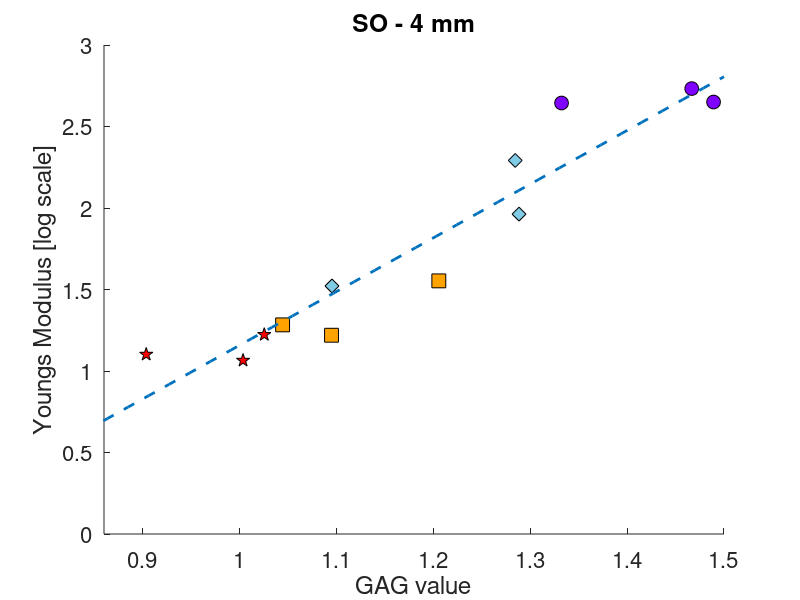

Write MATLAB code to recreate this figure.
clearvars

load('data_matrix_raman_cartilage.mat');

%% Individual spectra and sample

% time 00

sample_102_mech = (657.7951082 + 422.4702217)/2;
sample_102_so1 = mean(max(so1_spectra(so1_tag == 1, 260:294), [], 2));
sample_102_so2 = mean(max(so2_spectra(so2_tag == 1, 260:294), [], 2));
sample_102_so3 = mean(max(so3_spectra(so3_tag == 1, 260:294), [], 2));
sample_102_so4 = mean(max(so4_spectra(so4_tag == 1, 260:294), [], 2));

sample_301_mech = (368.86 + 512.4)/2;
sample_301_so1 = mean(max(so1_spectra(so1_tag == 2, 260:294), [], 2));
sample_301_so2 = mean(max(so2_spectra(so2_tag == 2, 260:294), [], 2));
sample_301_so3 = mean(max(so3_spectra(so3_tag == 2, 260:294), [], 2));
sample_301_so4 = mean(max(so4_spectra(so4_tag == 2, 260:294), [], 2));

sample_601_mech = (481.4255655 + 412.2668481)/2;
sample_601_so1 = mean(max(so1_spectra(so1_tag == 3, 260:294), [], 2));
sample_601_so2 = mean(max(so2_spectra(so2_tag == 3, 260:294), [], 2));
sample_601_so3 = mean(max(so3_spectra(so3_tag == 3, 260:294), [], 2));
sample_601_so4 = mean(max(so4_spectra(so4_tag == 3, 260:294), [], 2));

% time 03

sample_201_mech = (47.42 + 19.057)/2;
sample_201_so1 = mean(max(so1_spectra(so1_tag == 31, 260:294), [], 2));
sample_201_so2 = mean(max(so2_spectra(so2_tag == 31, 260:294), [], 2));
sample_201_so3 = mean(max(so3_spectra(so3_tag == 31, 260:294), [], 2));
sample_201_so4 = mean(max(so4_spectra(so4_tag == 31, 260:294), [], 2));

sample_602_mech = 195.74;
sample_602_so1 = mean(max(so1_spectra(so1_tag == 33, 260:294), [], 2));
sample_602_so2 = mean(max(so2_spectra(so2_tag == 33, 260:294), [], 2));
sample_602_so3 = mean(max(so3_spectra(so3_tag == 33, 260:294), [], 2));
sample_602_so4 = mean(max(so4_spectra(so4_tag == 33, 260:294), [], 2));

sample_701_mech = (61.38749937 + 122.0448621)/2;
sample_701_so1 = mean(max(so1_spectra(so1_tag == 34, 260:294), [], 2));
sample_701_so2 = mean(max(so2_spectra(so2_tag == 34, 260:294), [], 2));
sample_701_so3 = mean(max(so3_spectra(so3_tag == 34, 260:294), [], 2));
sample_701_so4 = mean(max(so4_spectra(so4_tag == 34, 260:294), [], 2));

% time 06

sample_302_mech = (24.72456171 + 13.65399779)/2;
sample_302_so1 = mean(max(so1_spectra(so1_tag == 61, 260:294), [], 2));
sample_302_so2 = mean(max(so2_spectra(so2_tag == 61, 260:294), [], 2));
sample_302_so3 = mean(max(so3_spectra(so3_tag == 61, 260:294), [], 2));
sample_302_so4 = mean(max(so4_spectra(so4_tag == 61, 260:294), [], 2));

sample_401_mech = (16.79175336 + 16.35645779)/2;
sample_401_so1 = mean(max(so1_spectra(so1_tag == 62, 260:294), [], 2));
sample_401_so2 = mean(max(so2_spectra(so2_tag == 62, 260:294), [], 2));
sample_401_so3 = mean(max(so3_spectra(so3_tag == 62, 260:294), [], 2));
sample_401_so4 = mean(max(so4_spectra(so4_tag == 62, 260:294), [], 2));

sample_702_mech = (42.19193007 + 29.25662341)/2;
sample_702_so1 = mean(max(so1_spectra(so1_tag == 63, 260:294), [], 2));
sample_702_so2 = mean(max(so2_spectra(so2_tag == 63, 260:294), [], 2));
sample_702_so3 = mean(max(so3_spectra(so3_tag == 63, 260:294), [], 2));
sample_702_so4 = mean(max(so4_spectra(so4_tag == 63, 260:294), [], 2));

% time 09

sample_101_mech = (14.51211953 + 10.76077209)/2;
sample_101_so1 = mean(max(so1_spectra(so1_tag == 91, 260:294), [], 2));
sample_101_so2 = mean(max(so2_spectra(so2_tag == 91, 260:294), [], 2));
sample_101_so3 = mean(max(so3_spectra(so3_tag == 91, 260:294), [], 2));
sample_101_so4 = mean(max(so4_spectra(so4_tag == 91, 260:294), [], 2));

sample_402_mech = (15.71209727 + 17.71411142)/2;
sample_402_so1 = mean(max(so1_spectra(so1_tag == 92, 260:294), [], 2));
sample_402_so2 = mean(max(so2_spectra(so2_tag == 92, 260:294), [], 2));
sample_402_so3 = mean(max(so3_spectra(so3_tag == 92, 260:294), [], 2));
sample_402_so4 = mean(max(so4_spectra(so4_tag == 92, 260:294), [], 2));

sample_502_mech = 11.6033475604604;
sample_502_so1 = mean(max(so1_spectra(so1_tag == 93, 260:294), [], 2));
sample_502_so2 = mean(max(so2_spectra(so2_tag == 93, 260:294), [], 2));
sample_502_so3 = mean(max(so3_spectra(so3_tag == 93, 260:294), [], 2));
sample_502_so4 = mean(max(so4_spectra(so4_tag == 93, 260:294), [], 2));

%%

all_mean_mech_val = [sample_102_mech; sample_301_mech; sample_601_mech; ...
sample_201_mech; sample_602_mech; sample_701_mech; ...
sample_302_mech; sample_401_mech; sample_702_mech; ...
sample_101_mech; sample_402_mech; sample_502_mech];

all_mean_so1_val = [sample_102_so1; sample_301_so1; sample_601_so1; ...
sample_201_so1; sample_602_so1; sample_701_so1; ...
sample_302_so1; sample_401_so1; sample_702_so1; ...
sample_101_so1; sample_402_so1; sample_502_so1];

all_mean_so2_val = [sample_102_so2; sample_301_so2; sample_601_so2; ...
sample_201_so2; sample_602_so2; sample_701_so2; ...
sample_302_so2; sample_401_so2; sample_702_so2; ...
sample_101_so2; sample_402_so2; sample_502_so2];

all_mean_so3_val = [sample_102_so3; sample_301_so3; sample_601_so3; ...
sample_201_so3; sample_602_so3; sample_701_so3; ...
sample_302_so3; sample_401_so3; sample_702_so3; ...
sample_101_so3; sample_402_so3; sample_502_so3];

all_mean_so4_val = [sample_102_so4; sample_301_so4; sample_601_so4; ...
sample_201_so4; sample_602_so4; sample_701_so4; ...
sample_302_so4; sample_401_so4; sample_702_so4; ...
sample_101_so4; sample_402_so4; sample_502_so4];

%%

figure;
plot_val = all_mean_so2_val;
log_mech_val = log10(all_mean_mech_val);
sz = 100;

scatter(plot_val(1:3), log10(all_mean_mech_val(1:3)),sz,'filled', 'MarkerEdgeColor',[0 0 0],...
              'MarkerFaceColor',[0.5 0 1])
hold on
scatter(plot_val(4:6), log10(all_mean_mech_val(4:6)),sz,'d', 'filled', 'MarkerEdgeColor',[0 0 0],...
              'MarkerFaceColor',[0.5 0.8 0.9])
scatter(plot_val(7:9), log10(all_mean_mech_val(7:9)),sz, 'square', 'filled', 'MarkerEdgeColor',[0 0 0],...
              'MarkerFaceColor',[1 0.64 0])
scatter(plot_val(10:12), log10(all_mean_mech_val(10:12)),sz, 'pentagram', 'filled', 'MarkerEdgeColor',[0 0 0],...
              'MarkerFaceColor',[1 0 0])

% for so2
x = linspace(0.8, 1.5, 100);
m = 3.295;
c = -2.137;
y = m.*x + c;
plot(x,y, '--', 'Linewidth', 2);

set(gca, 'Fontsize', 16)
xlabel('GAG value')
ylabel('Youngs Modulus [log scale]')
xlim([0.86 1.5])
title('SO - 4 mm')

r_sq = corrcoef(plot_val, log_mech_val).^2